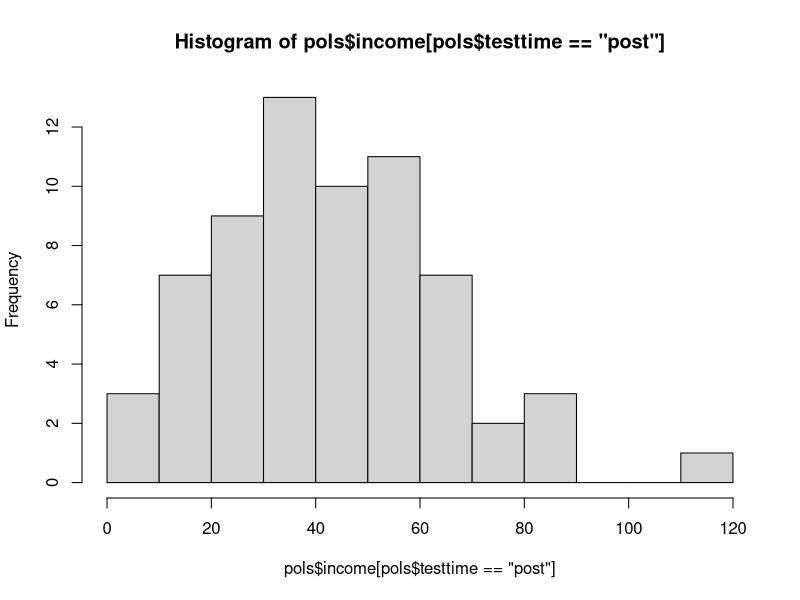
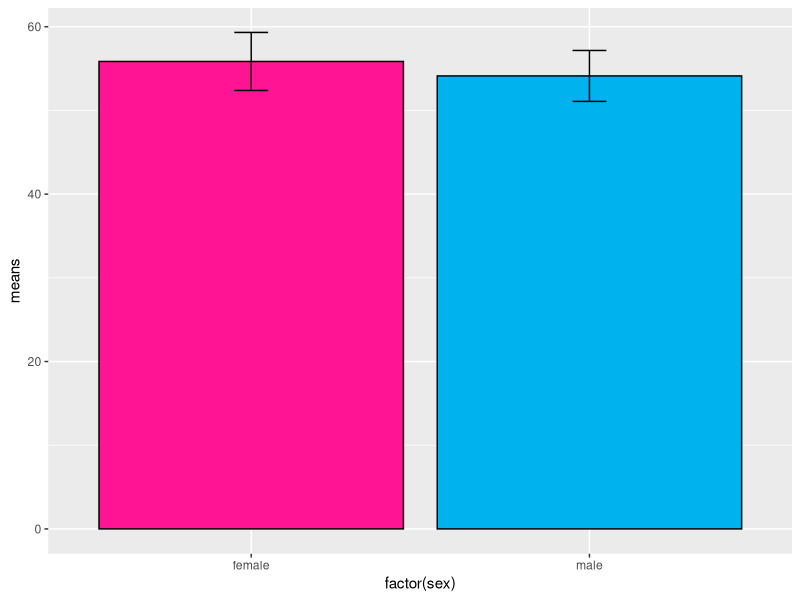
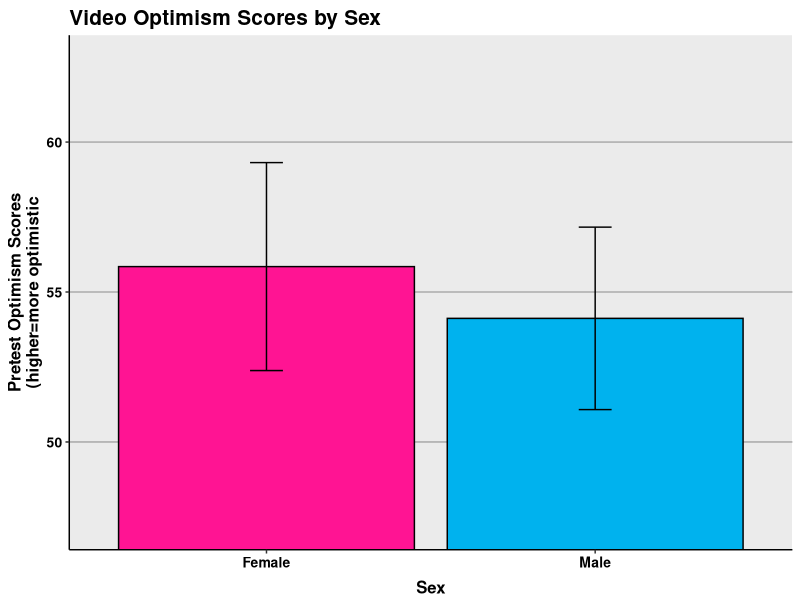
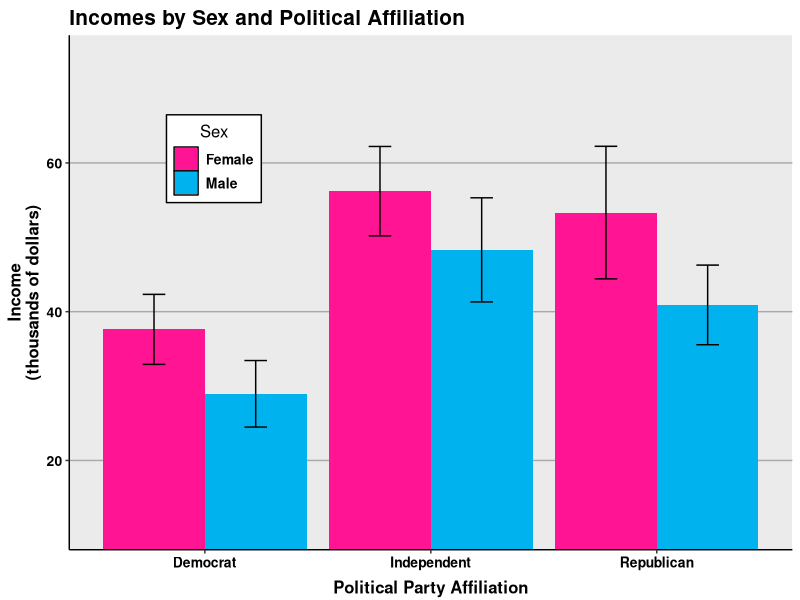
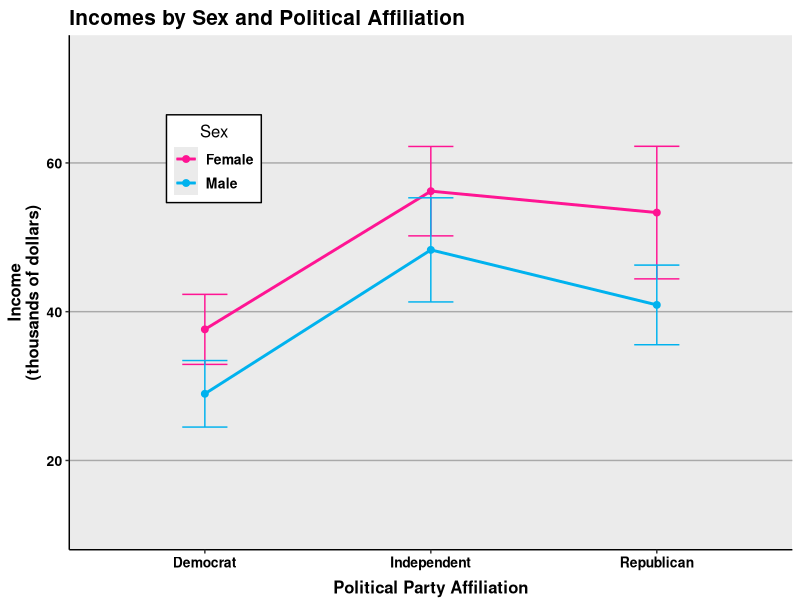
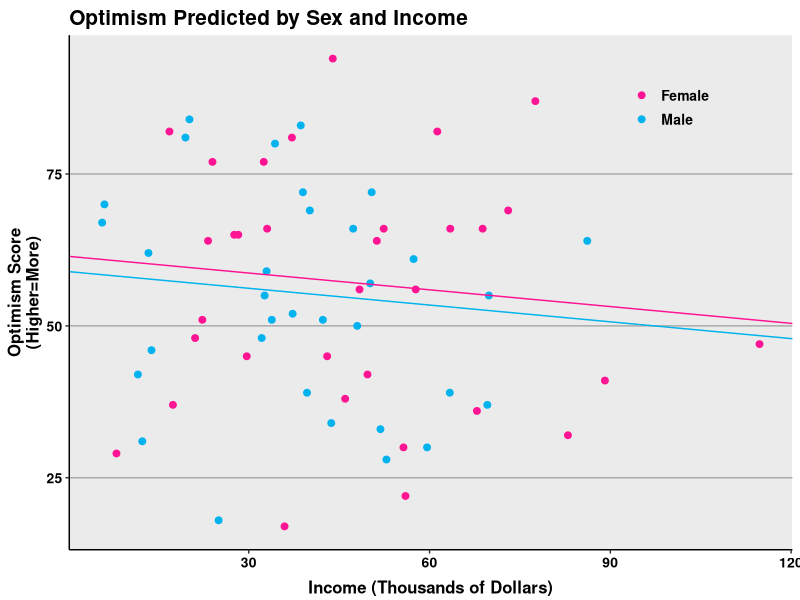

Write the R code that produced these figures, in order.
## ---- chunk 1
pols<-read.csv("politics.csv")
## ---- chunk 2
str(pols)
## ---- chunk 3
pols$subject<-factor(pols$subject)
pols$testtime<-factor(pols$testtime, levels=c("pre", "post"))
## ---- chunk 4
summary(pols$income)
## ---- chunk 5
hist(pols$income[pols$testtime=="post"])
## ---- chunk 6
tab<-table(pols$party[pols$testtime=="pre"],pols$minwage[pols$testtime=="pre"])
tab
## ---- chunk 7
chisq.test(pols$party[pols$testtime=="pre"],pols$minwage[pols$testtime=="pre"])
## ---- chunk 8
t.test(pols$optimism[pols$sex=="male" & pols$testtime=="pre"],pols$optimism[pols$sex=="female" & pols$testtime=="pre"])
## ---- chunk 9
library("dplyr")
temp<-pols[pols$testtime=="pre",]%>%group_by(sex)%>%summarize(means=mean(optimismscore),
              sems=sd(optimismscore)/sqrt(length(optimismscore)))
library("ggplot2")
f<-ggplot(temp,aes(x=factor(sex),y=means))+
    geom_bar(stat="identity", color="black",fill=c("deeppink","deepskyblue2"))+
    geom_errorbar(aes(ymax=means+sems, ymin=means-sems), width=.1)
f
## ---- chunk 10
f<-f+ggtitle("Video Optimism Scores by Sex")+
    labs(x="Sex", y="Pretest Optimism Scores\n(higher=more optimistic")+
    scale_x_discrete(breaks=c("female","male"),labels=c("Female","Male"))+
    theme(plot.title=element_text(size=15,face="bold",vjust=.5))+
    theme(axis.title.x=element_text(size=12,face="bold",vjust=-.25))+
    theme(axis.title.y=element_text(size=12,face="bold",vjust=1))+
    theme(axis.text.x=element_text(size=10,face="bold",color="black"))+
    theme(axis.text.y=element_text(size=10,face="bold",color="black"))+
    coord_cartesian(ylim=c(min(temp$means)-2*max(temp$sems),max(temp$means)+2*max(temp$sems)))+
    theme(panel.border=element_blank(), axis.line=element_line())+
    theme(panel.grid.major.x=element_blank())+
    theme(panel.grid.major.y=element_line(color="darkgrey"))+
    theme(panel.grid.minor.y=element_blank())
f
## ---- chunk 11
 summary(aov(income~party*sex,data=pols[pols$testtime=="pre",]))
## ---- chunk 12
temp<-pols[pols$testtime=="pre",]%>%group_by(party,sex)%>%
    summarize(means=mean(income),sems=sd(income)/sqrt(length(income)))
library("gplots")
col1=col2hex("deeppink")
col2=col2hex("deepskyblue2")
f<-ggplot(temp, aes(x=party, y=means, fill=sex))+
    geom_bar(stat="identity",position=position_dodge())+
    scale_fill_manual(values=c(col1,col2),name="Sex",breaks=c("female","male"),labels=c("Female", "Male"))+
    theme(legend.key=element_rect(color="black"))+
    geom_errorbar(aes(ymax=means+sems, ymin=means-sems),width=.2,position=position_dodge(.9))+
    ggtitle("Incomes by Sex and Political Affiliation")+
    labs(x="Political Party Affiliation",y="Income\n(thousands of dollars)")+
    scale_x_discrete(breaks=c("democrat","independent","republican"),labels=c("Democrat","Independent","Republican"))+
    theme(plot.title=element_text(size=15,face="bold",vjust=.5))+
    theme(axis.title.x=element_text(size=12,face="bold",vjust=-.25))+
    theme(axis.title.y=element_text(size=12,face="bold",vjust=1))+
    theme(axis.text.x=element_text(size=10,face="bold",color="black"))+
    theme(axis.text.y=element_text(size=10,face="bold",color="black"))+
    coord_cartesian(ylim=c(min(temp$means)-2*max(temp$sems),max(temp$means)+2*max(temp$sems)))+
    theme(panel.border=element_blank(),axis.line=element_line())+
    theme(panel.grid.major.x=element_blank())+
    theme(panel.grid.major.y=element_line(color="darkgrey"))+
    theme(panel.grid.minor.y=element_blank())+
    theme(legend.position=c(.2,.76))+
    theme(legend.background=element_blank())+
    theme(legend.background=element_rect(color="black"))+
    theme(legend.title=element_blank())+
    theme(legend.title=element_text(size=12))+
    theme(legend.title.align=.5)+
    theme(legend.text=element_text(size=10,face="bold"))
f
## ---- chunk 13
f<-ggplot(temp, aes(x=party, y=means, group=sex, color=sex))+
    geom_line(size=1)+
    geom_point(size=2)+
    scale_color_manual(values=c(col1,col2),name="Sex",breaks=c("female","male"),labels=c("Female", "Male"))+
    geom_errorbar(aes(ymax=means+sems, ymin=means-sems),width=.2)+
    ggtitle("Incomes by Sex and Political Affiliation")+
    labs(x="Political Party Affiliation",y="Income\n(thousands of dollars)")+
    scale_x_discrete(breaks=c("democrat","independent","republican"),labels=c("Democrat","Independent","Republican"))+
    theme(plot.title=element_text(size=15,face="bold",vjust=.5))+
    theme(axis.title.x=element_text(size=12,face="bold",vjust=-.25))+
    theme(axis.title.y=element_text(size=12,face="bold",vjust=1))+
    theme(axis.text.x=element_text(size=10,face="bold",color="black"))+
    theme(axis.text.y=element_text(size=10,face="bold",color="black"))+
    coord_cartesian(ylim=c(min(temp$means)-2*max(temp$sems),max(temp$means)+2*max(temp$sems)))+
    theme(panel.border=element_blank(),axis.line=element_line())+
    theme(panel.grid.major.x=element_blank())+
    theme(panel.grid.major.y=element_line(color="darkgrey"))+
    theme(panel.grid.minor.y=element_blank())+
    theme(legend.position=c(.2,.76))+
    theme(legend.background=element_blank())+
    theme(legend.background=element_rect(color="black"))+
    theme(legend.title=element_blank())+
    theme(legend.title=element_text(size=12))+
    theme(legend.title.align=.5)+
    theme(legend.text=element_text(size=10,face="bold"))
f
## ---- chunk 14
summary(aov(optimismscore~testtime*party+Error(subject/testtime),data=pols))
## ---- chunk 15
summary(lm(optimismscore~income+sex,data=pols[pols$testtime=="pre",]))
## ---- chunk 16
f<-ggplot(pols[pols$testtime=="pre",],aes(x=income,y=optimismscore,color=sex))+
    geom_point(size=2)+
    geom_abline(intercept=60.2+2.51/2, slope=-.092,color=col1)+
    geom_abline(intercept=60.2-2.51/2, slope=-.092,color=col2)+
    scale_color_manual(values=c(col1,col2),breaks=c("female","male"),labels=c("Female","Male"))+
    ggtitle("Optimism Predicted by Sex and Income")+
    labs(x="Income (Thousands of Dollars)",y="Optimism Score\n(Higher=More)")+
    theme(plot.title=element_text(size=15,face="bold", vjust=.5))+
    theme(axis.title.x=element_text(size=12,face="bold", vjust=-.25))+
    theme(axis.title.y=element_text(size=12,face="bold", vjust=1))+
    theme(axis.text.x=element_text(size=10,face="bold",color="black"))+
    theme(axis.text.y=element_text(size=10,face="bold",color="black"))+
    theme(panel.border=element_blank(), axis.line=element_line())+
    theme(panel.grid.major.x=element_blank())+
    theme(panel.grid.minor.x=element_blank())+
    theme(panel.grid.major.y=element_line(color="darkgrey"))+
    theme(panel.grid.minor.y=element_blank())+
    theme(legend.position=c(.83,.86))+
    theme(legend.background=element_blank())+
    theme(legend.title=element_blank())+
    theme(legend.text=element_text(size=10,face="bold"))
f
